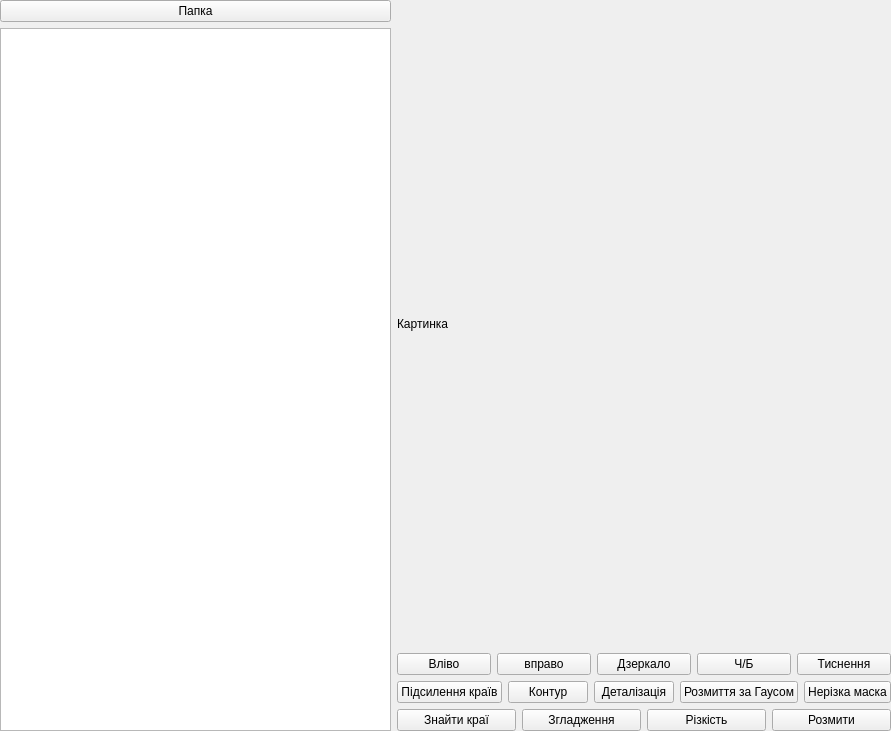
<?xml version="1.0" encoding="UTF-8"?>
<ui version="4.0">
 <class>MainWindow</class>
 <widget class="QMainWindow" name="MainWindow">
  <property name="geometry">
   <rect>
    <x>0</x>
    <y>0</y>
    <width>891</width>
    <height>731</height>
   </rect>
  </property>
  <property name="windowTitle">
   <string>MainWindow</string>
  </property>
  <widget class="QWidget" name="centralwidget">
   <widget class="QWidget" name="horizontalLayoutWidget">
    <property name="geometry">
     <rect>
      <x>0</x>
      <y>0</y>
      <width>891</width>
      <height>731</height>
     </rect>
    </property>
    <layout class="QHBoxLayout" name="main_layout">
     <property name="sizeConstraint">
      <enum>QLayout::SetDefaultConstraint</enum>
     </property>
     <item>
      <layout class="QVBoxLayout" name="files_layout">
       <item>
        <widget class="QPushButton" name="papka">
         <property name="text">
          <string>Папка</string>
         </property>
        </widget>
       </item>
       <item>
        <widget class="QListWidget" name="files"/>
       </item>
      </layout>
     </item>
     <item>
      <layout class="QVBoxLayout" name="image_layout">
       <item>
        <widget class="QLabel" name="label">
         <property name="text">
          <string>Картинка</string>
         </property>
        </widget>
       </item>
       <item>
        <layout class="QGridLayout" name="gridLayout">
         <item row="2" column="0">
          <layout class="QHBoxLayout" name="buttons_layout1">
           <item>
            <widget class="QPushButton" name="left">
             <property name="text">
              <string>Вліво</string>
             </property>
            </widget>
           </item>
           <item>
            <widget class="QPushButton" name="right">
             <property name="text">
              <string>вправо</string>
             </property>
            </widget>
           </item>
           <item>
            <widget class="QPushButton" name="mirror">
             <property name="text">
              <string>Дзеркало</string>
             </property>
            </widget>
           </item>
           <item>
            <widget class="QPushButton" name="black_white">
             <property name="text">
              <string>Ч/Б</string>
             </property>
            </widget>
           </item>
           <item>
            <widget class="QPushButton" name="emboss">
             <property name="text">
              <string>Тиснення</string>
             </property>
            </widget>
           </item>
          </layout>
         </item>
         <item row="4" column="0">
          <layout class="QHBoxLayout" name="buttons_layout3">
           <item>
            <widget class="QPushButton" name="find_edges">
             <property name="text">
              <string>Знайти краї</string>
             </property>
            </widget>
           </item>
           <item>
            <widget class="QPushButton" name="smooth">
             <property name="text">
              <string>Згладження</string>
             </property>
            </widget>
           </item>
           <item>
            <widget class="QPushButton" name="rizkist">
             <property name="text">
              <string>Різкість</string>
             </property>
            </widget>
           </item>
           <item>
            <widget class="QPushButton" name="blur">
             <property name="text">
              <string>Розмити</string>
             </property>
            </widget>
           </item>
          </layout>
         </item>
         <item row="3" column="0">
          <layout class="QHBoxLayout" name="button_layout2">
           <item>
            <widget class="QPushButton" name="edge_enhance">
             <property name="text">
              <string>Підсилення країв</string>
             </property>
            </widget>
           </item>
           <item>
            <widget class="QPushButton" name="contour">
             <property name="text">
              <string>Контур</string>
             </property>
            </widget>
           </item>
           <item>
            <widget class="QPushButton" name="detail">
             <property name="text">
              <string>Деталізація</string>
             </property>
            </widget>
           </item>
           <item>
            <widget class="QPushButton" name="gaussianBlur">
             <property name="text">
              <string>Розмиття за Гаусом</string>
             </property>
            </widget>
           </item>
           <item>
            <widget class="QPushButton" name="unsharp">
             <property name="text">
              <string>Нерізка маска</string>
             </property>
            </widget>
           </item>
          </layout>
         </item>
        </layout>
       </item>
      </layout>
     </item>
    </layout>
   </widget>
  </widget>
 </widget>
 <resources/>
 <connections/>
</ui>
